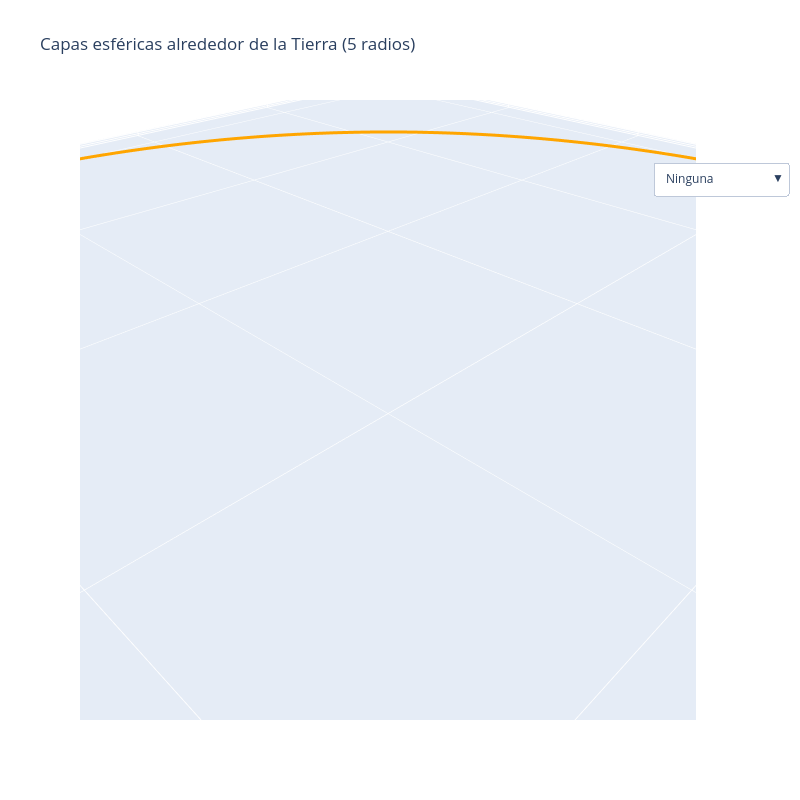

The notebook cell saved with this chart:
### Code cell
import numpy as np
import plotly.graph_objects as go

# Parámetros físicos
M_sun = 1.98847e30
a = 1.0           # AU
m = 5.972e24 / M_sun
M = 1.0
R_SOI = a * (m/M)**(2/5)

# Centro
c_x, c_y, c_z = 1.0, 0.0, 0.0

# === Ahora solo 5 radios ===
radios = np.linspace(R_SOI, 0.5, 5)

# Paleta de colores suave
colores = ["red", "green", "purple", "orange", "cyan"]

# Malla para las esferas
theta = np.linspace(0, 2*np.pi, 60)
phi   = np.linspace(0, np.pi, 60)
theta, phi = np.meshgrid(theta, phi)

def esfera(cx, cy, cz, radius, color="blue", opacity=0.08):
    x = cx + radius * np.cos(theta) * np.sin(phi)
    y = cy + radius * np.sin(theta) * np.sin(phi)
    z = cz + radius * np.cos(phi)

    return go.Surface(
        x=x, y=y, z=z,
        opacity=opacity,
        colorscale=[[0, color], [1, color]],
        showscale=False
    )

# === FIGURA ===
fig = go.Figure()

# -------------------------
# 1. Tierra
# -------------------------
earth_radius = 4.2633689839572194e-05
fig.add_trace(esfera(c_x, c_y, c_z, earth_radius, color="blue", opacity=1.0))

# -------------------------
# 2. SOI muy transparente
# -------------------------
fig.add_trace(esfera(c_x, c_y, c_z, R_SOI, color="lightgreen", opacity=0.10))

# -------------------------
# 3. Capas esféricas: 5 radios, cada uno color distinto
# -------------------------
extra_spheres = []
for r, col in zip(radios, colores):
    extra_spheres.append(esfera(c_x, c_y, c_z, r, color=col, opacity=0.08))

# Añadirlas (ocultas por defecto)
for sp in extra_spheres:
    sp.visible = False
    fig.add_trace(sp)

# -------------------------
# Dropdown
# -------------------------
buttons = [
    dict(
        label="Ninguna",
        method="update",
        args=[{"visible": [True, True] + [False]*len(extra_spheres)}]
    )
]

for i, r in enumerate(radios):
    vis = [True, True] + [False]*len(extra_spheres)
    vis[2 + i] = True

    buttons.append(
        dict(
            label=f"Radio = {r:.3f} AU",
            method="update",
            args=[{"visible": vis}]
        )
    )

fig.update_layout(
    title="Capas esféricas alrededor de la Tierra (5 radios)",
    width=800,
    height=800,
    scene=dict(
        xaxis=dict(title='X [AU]'),
        yaxis=dict(title='Y [AU]'),
        zaxis=dict(title='Z [AU]'),
        aspectmode='data'
    ),
    updatemenus=[
        dict(
            type="dropdown",
            buttons=buttons,
            x=1.15,
            y=0.9
        )
    ]
)

# === ÓRBITA DE MARTE ===
r_marte = 1.5   # AU
t = np.linspace(0, 2*np.pi, 300)
x_m = r_marte * np.cos(t)
y_m = r_marte * np.sin(t)
z_m = np.zeros_like(t)

fig.add_trace(go.Scatter3d(
    x=x_m, y=y_m, z=z_m,
    mode="lines",
    line=dict(width=6, color="orange"),
    name="Órbita de Marte"
))
fig.show()

### Figure 1 — Plotly figure (JSON) as saved in the notebook; plotly's stock layout.template omitted (floating-point values rounded to 4 significant figures; data arrays with more than 128 entries replaced by an {"elided": "..."} marker saying what was removed)
{"data": [{"colorscale": [[0, "blue"], [1, "blue"]], "opacity": 1, "showscale": false, "type": "surface", "x": {"elided": "60x60 float values"}, "y": {"elided": "60x60 float values"}, "z": {"elided": "60x60 float values"}}, {"colorscale": [[0, "lightgreen"], [1, "lightgreen"]], "opacity": 0.1, "showscale": false, "type": "surface", "x": {"elided": "60x60 float values"}, "y": {"elided": "60x60 float values"}, "z": {"elided": "60x60 float values"}}, {"colorscale": [[0, "red"], [1, "red"]], "opacity": 0.08, "showscale": false, "type": "surface", "visible": false, "x": {"elided": "60x60 float values"}, "y": {"elided": "60x60 float values"}, "z": {"elided": "60x60 float values"}}, {"colorscale": [[0, "green"], [1, "green"]], "opacity": 0.08, "showscale": false, "type": "surface", "visible": false, "x": {"elided": "60x60 float values"}, "y": {"elided": "60x60 float values"}, "z": {"elided": "60x60 float values"}}, {"colorscale": [[0, "purple"], [1, "purple"]], "opacity": 0.08, "showscale": false, "type": "surface", "visible": false, "x": {"elided": "60x60 float values"}, "y": {"elided": "60x60 float values"}, "z": {"elided": "60x60 float values"}}, {"colorscale": [[0, "orange"], [1, "orange"]], "opacity": 0.08, "showscale": false, "type": "surface", "visible": false, "x": {"elided": "60x60 float values"}, "y": {"elided": "60x60 float values"}, "z": {"elided": "60x60 float values"}}, {"colorscale": [[0, "cyan"], [1, "cyan"]], "opacity": 0.08, "showscale": false, "type": "surface", "visible": false, "x": {"elided": "60x60 float values"}, "y": {"elided": "60x60 float values"}, "z": {"elided": "60x60 float values"}}, {"line": {"color": "orange", "width": 6}, "mode": "lines", "name": "Órbita de Marte", "type": "scatter3d", "x": {"elided": "300 float values"}, "y": {"elided": "300 float values"}, "z": {"elided": "300 float values"}}], "layout": {"height": 800, "scene": {"aspectmode": "data", "xaxis": {"title": {"text": "X [AU]"}}, "yaxis": {"title": {"text": "Y [AU]"}}, "zaxis": {"title": {"text": "Z [AU]"}}}, "title": {"text": "Capas esféricas alrededor de la Tierra (5 radios)"}, "updatemenus": [{"buttons": [{"args": [{"visible": [true, true, false, false, false, false, false]}], "label": "Ninguna", "method": "update"}, {"args": [{"visible": [true, true, true, false, false, false, false]}], "label": "Radio = 0.006 AU", "method": "update"}, {"args": [{"visible": [true, true, false, true, false, false, false]}], "label": "Radio = 0.130 AU", "method": "update"}, {"args": [{"visible": [true, true, false, false, true, false, false]}], "label": "Radio = 0.253 AU", "method": "update"}, {"args": [{"visible": [true, true, false, false, false, true, false]}], "label": "Radio = 0.377 AU", "method": "update"}, {"args": [{"visible": [true, true, false, false, false, false, true]}], "label": "Radio = 0.500 AU", "method": "update"}], "type": "dropdown", "x": 1.15, "y": 0.9}], "width": 800}}
